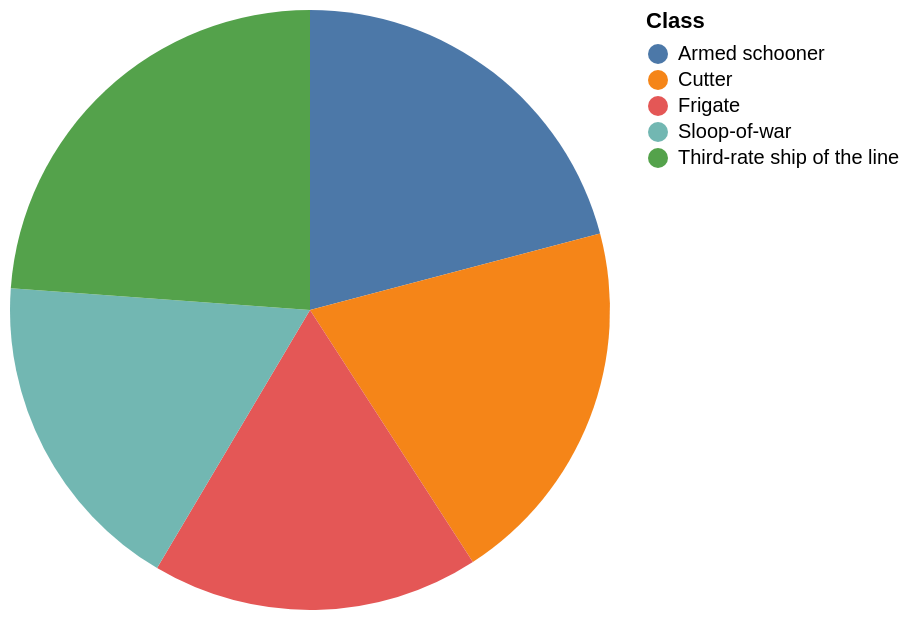

Describe this chart as a Vega-Lite specification.
### Vega-Lite specification from a JSON file in a GitHub repository (floating-point values rounded to 4 significant figures)
{"data": {"values": [{"x_data": "Armed schooner", "y_data": 45}, {"x_data": "Cutter", "y_data": 43}, {"x_data": "Frigate", "y_data": 38}, {"x_data": "Sloop-of-war", "y_data": 38}, {"x_data": "Third-rate ship of the line", "y_data": 51.33}]}, "mark": "arc", "encoding": {"theta": {"field": "y_data", "type": "quantitative", "title": "avg(age)"}, "color": {"field": "x_data", "type": "nominal", "title": "Class"}}}
